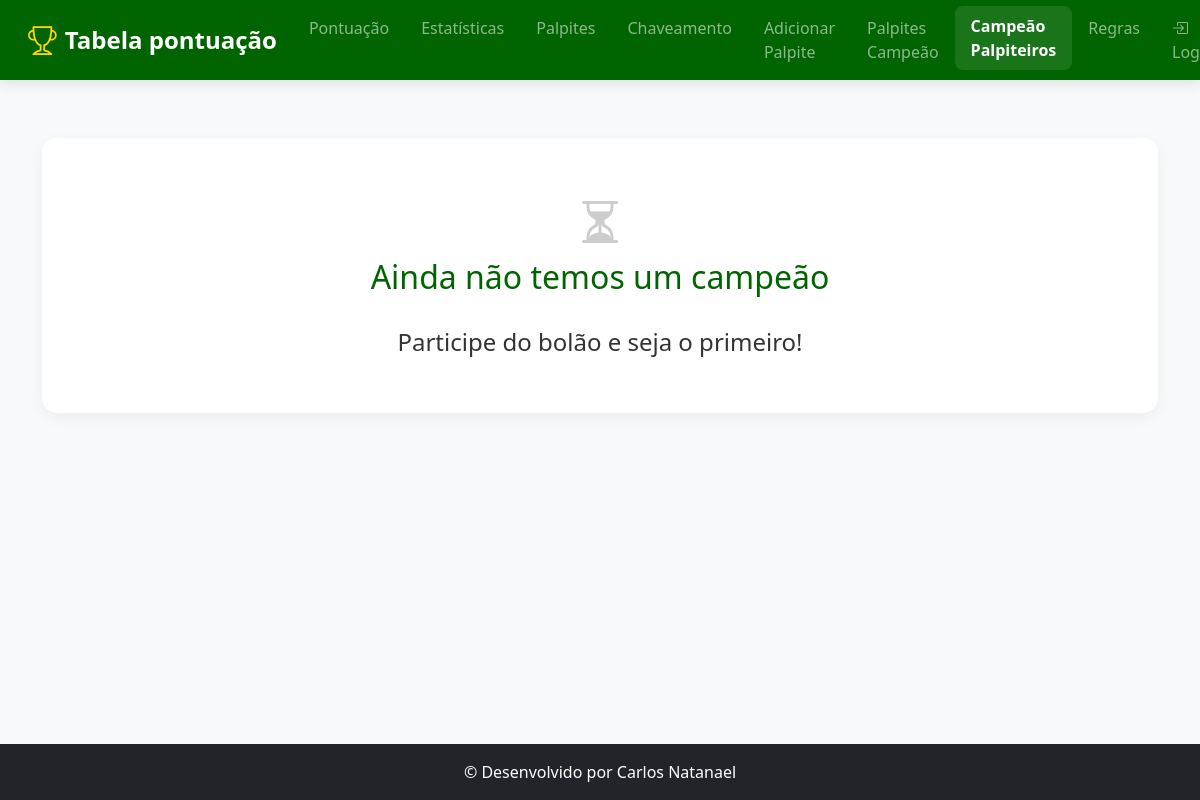
/campeao_geral, run on an earlier commit of the app's database.
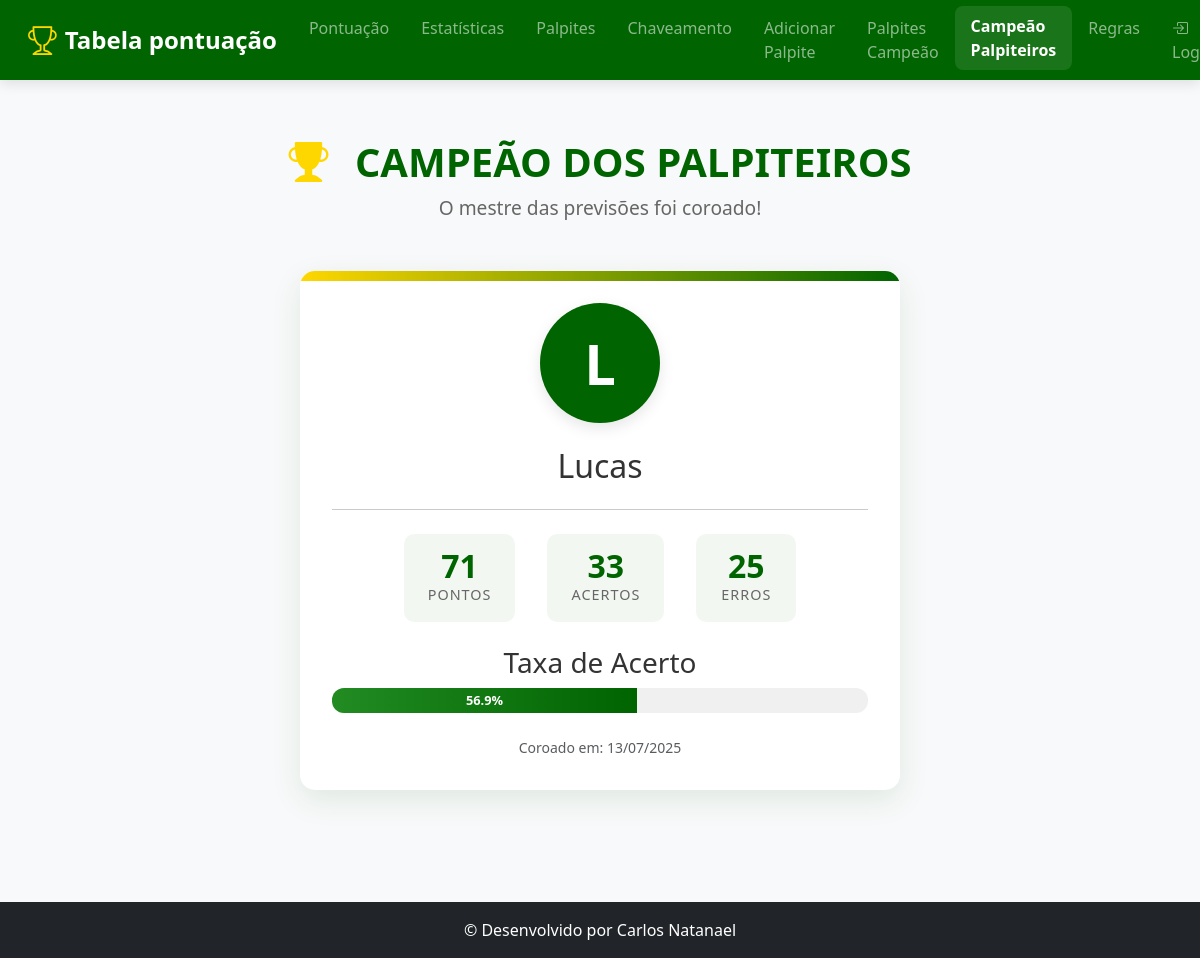
And on a later commit of the database.
### tables this page shows
CREATE TABLE campeao_palpiteiros (
            id INTEGER PRIMARY KEY,
            nome TEXT NOT NULL,
            pontos INTEGER,
            acertos INTEGER,
            erros INTEGER,
            data_definicao TEXT NOT NULL
        );

### app.py (the view)
@app.route('/campeao_geral')
def campeao_geral():
    conn = get_db()
    campeao_data = conn.execute("SELECT * FROM campeao_palpiteiros WHERE id = 1").fetchone()
    campeao = None
    if campeao_data:
        campeao = dict(campeao_data)
        total_jogos = campeao['acertos'] + campeao['erros']
        if total_jogos > 0:
            percentual = (campeao['acertos'] / total_jogos) * 100
            campeao['percentual_acertos'] = round(percentual, 1)
        else:
            campeao['percentual_acertos'] = 0
    return render_template('campeao_geral.html', campeao=campeao)

### app.py (called while the page is built)
def get_db():
    if 'db' not in g:
        g.db = sqlite3.connect('palpites.db', timeout=10)
        g.db.row_factory = sqlite3.Row
    return g.db

@app.template_filter('format_date_br')
def format_date_br_filter(date_str):
    if not date_str: return ""
    try:
        return datetime.strptime(date_str.split(' ')[0], '%Y-%m-%d').strftime('%d/%m/%Y')
    except (ValueError, IndexError):
        return date_str

### templates/campeao_geral.html (shortened to what the changed rows need)
<!DOCTYPE html>
<html lang="pt">
<head>
    <link href="https://cdn.jsdelivr.net/npm/bootstrap@5.3.0/dist/css/bootstrap.min.css" rel="stylesheet">
    <link rel="stylesheet" href="https://cdn.jsdelivr.net/npm/bootstrap-icons@1.10.0/font/bootstrap-icons.css">
    <link rel="stylesheet" href="{{ url_for('static', filename='campeao_palpiteiros.css') }}">
</head>
<body>
    <main>
        <div class="container text-center py-5">
            {% if campeao %}
                <div class="champion-header">
                    <h1><i class="bi bi-trophy-fill"></i> CAMPEÃO DOS PALPITEIROS</h1>
                    <p class="subtitle">O mestre das previsões foi coroado!</p>
                </div>
                <div class="champion-card mx-auto">
                    <div class="avatar">
                        <div class="avatar-circle">
                            <span>{{ campeao.nome[0]|upper }}</span>
                        </div>
                    </div>
                    <h2 class="champion-name">{{ campeao.nome }}</h2>
                    <hr class="my-4">
                    <div class="stats">
                        <div class="stat-item">
                            <span class="stat-value">{{ campeao.pontos }}</span>
                            <span class="stat-label">Pontos</span>
                        </div>
                        <div class="stat-item">
                            <span class="stat-value">{{ campeao.acertos }}</span>
                            <span class="stat-label">Acertos</span>
                        </div>
                        <div class="stat-item">
                            <span class="stat-value">{{ campeao.erros }}</span>
                            <span class="stat-label">Erros</span>
                        </div>
                    </div>
                    <div class="performance-metric mt-4">
                        <h3>Taxa de Acerto</h3>
                        <div class="progress" style="height: 25px;">
                            <div class="progress-bar" role="progressbar" style="width: {{ campeao.percentual_acertos }}%;" aria-valuenow="{{ campeao.percentual_acertos }}" aria-valuemin="0" aria-valuemax="100">
                                {{ campeao.percentual_acertos }}%
                            </div>
                        </div>
                    </div>
                    <small class="text-muted mt-4 d-block">Coroado em: {{ campeao.data_definicao.split(' ')[0] | format_date_br }}</small>
                </div>
            {% else %}
                <div class="no-champion">
                    <i class="bi bi-hourglass-split"></i>
                    <h2>Ainda não temos um campeão</h2>
                    <br>
                    <h4>Participe do bolão e seja o primeiro!</h4>
                </div>
            {% endif %}
        </div>
    </main>
</body>
</html>

What changed in the data, as far as the page shows it:
added campeao_palpiteiros: nome "L", nome "Lucas", pontos "71", acertos "33", erros "25", data_definicao "13/07/2025"
Also different on the page:
{{ campeao.percentual_acertos }}: (not shown) → "56.9"
text no longer shown: "Ainda não temos um campeão Participe do bolão e seja o primeiro!"
text now shown: "CAMPEÃO DOS PALPITEIROS O mestre das previsões foi coroado! PONTOS ACERTOS ERROS Taxa de Acerto % Coroado em:"
